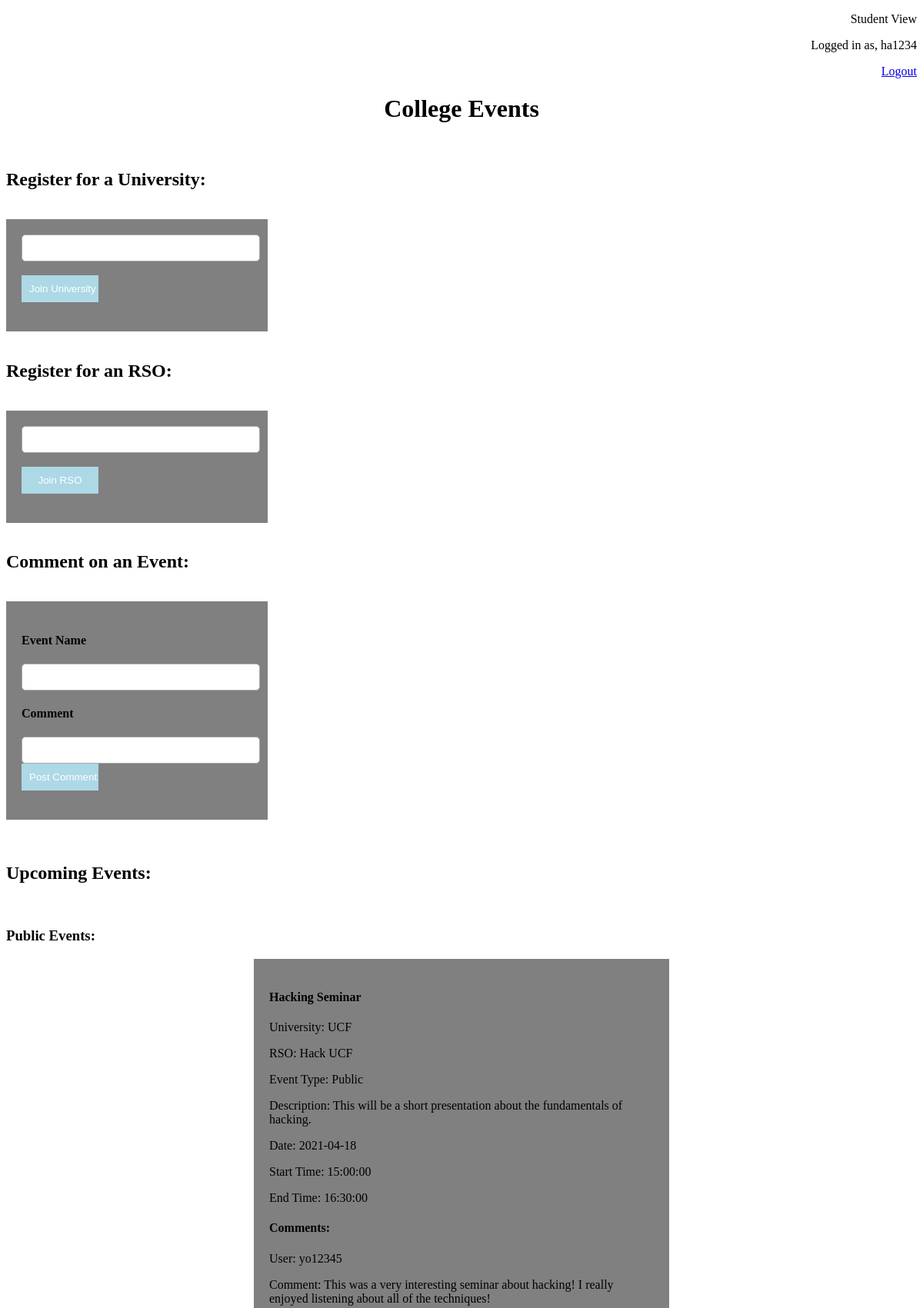
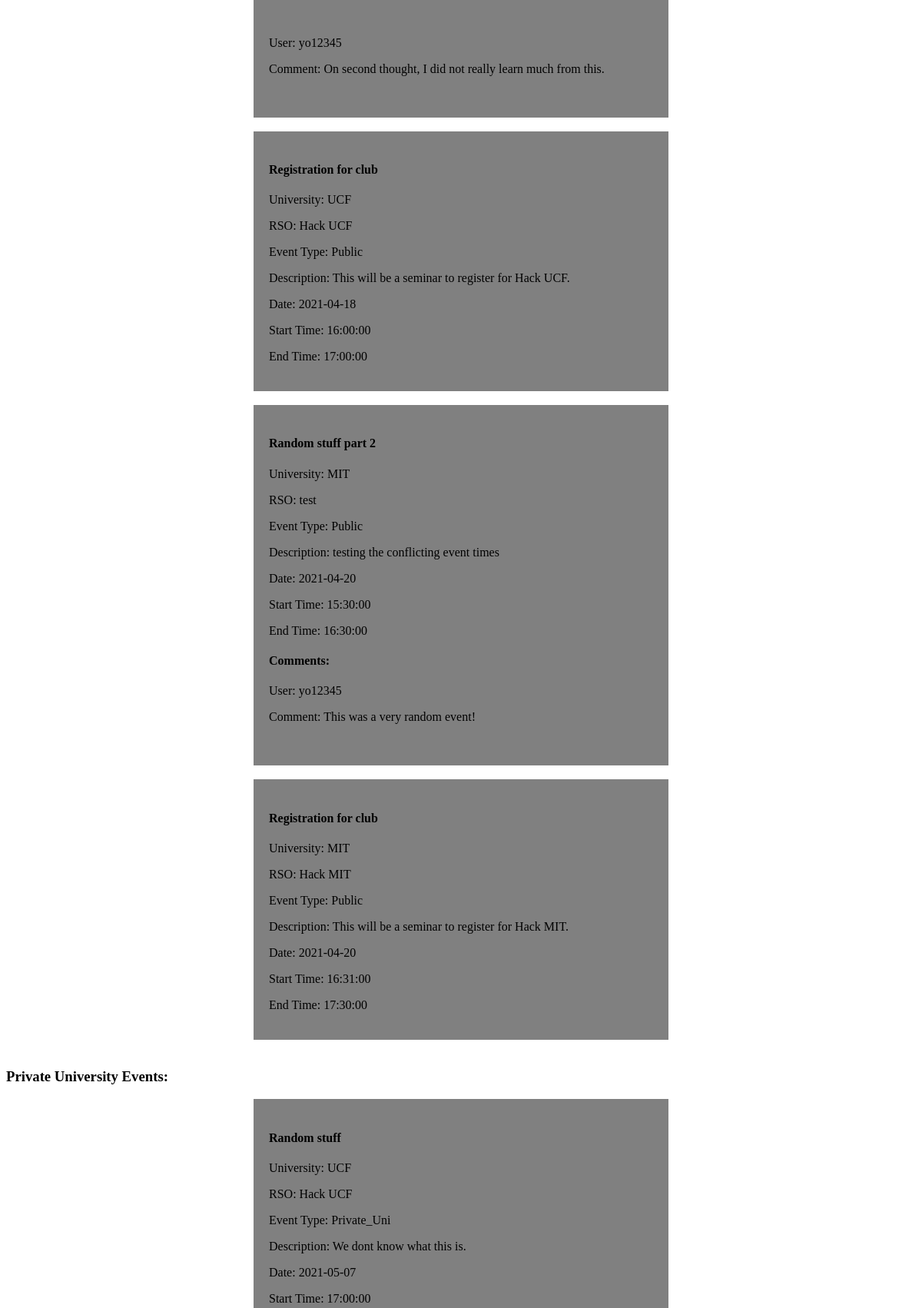
The app's page /PHP-Files/index.php (signed in, upper part) with its own data (2 pictures, top to bottom).
### tables this page shows
CREATE TABLE `students` (
  `student_id` int(11) NOT NULL,
  `student_name` varchar(20) NOT NULL,
  `student_username` varchar(20) NOT NULL,
  `student_password` varchar(20) NOT NULL,
  `rso_name` varchar(30) NOT NULL,
  `rso_id` int(11) NOT NULL,
  `university_name` varchar(30) NOT NULL
);

CREATE TABLE `events` (
  `event_id` int(11) NOT NULL,
  `location_name` varchar(50) DEFAULT NULL,
  `event_name` varchar(50) NOT NULL,
  `date` date DEFAULT NULL,
  `start_time` time DEFAULT NULL,
  `end_time` time DEFAULT NULL,
  `event_description` text NOT NULL,
  `event_type` set('Public','Private_Uni','Private_RSO','') NOT NULL,
  `rso_name` varchar(30) NOT NULL,
  `university_name` varchar(30) NOT NULL
);

CREATE TABLE `comments` (
  `comment_id` int(11) NOT NULL,
  `event_name` varchar(50) NOT NULL,
  `comment` varchar(200) NOT NULL,
  `student_username` varchar(20) NOT NULL
);

### PHP-Files/functions.php (called while the page is built, shortened)
<?php
function check_login($con)
{
	if(isset($_SESSION['student_id']))
	{
		$id = $_SESSION['student_id'];
		$query = "select * from students where student_id = '$id' limit 1";
		$result = mysqli_query($con,$query);
		if($result && mysqli_num_rows($result) > 0)
		{
			$user_data = mysqli_fetch_assoc($result);
			return $user_data;
		}
	}else if(isset($_SESSION['rso_id']))
	{
		$id = $_SESSION['rso_id'];
		$query = "select * from admin where rso_id = '$id' limit 1";
		$result = mysqli_query($con,$query);
		if($result && mysqli_num_rows($result) > 0)
		{
			$user_data = mysqli_fetch_assoc($result);
			return $user_data;
		}
	}else if(isset($_SESSION['super_admin_id']))
	{
		$id = $_SESSION['super_admin_id'];
		$query = "select * from new_super_admin where super_admin_id = '$id' limit 1";
		$result = mysqli_query($con,$query);
		if($result && mysqli_num_rows($result) > 0)
		{
			$user_data = mysqli_fetch_assoc($result);
			return $user_data;
		}
	}
	die;
}
function load_events($con)
{
	$query = "select * from events";
	$result = mysqli_query($con,$query);
	return $result;
}

### PHP-Files/index.php (the view, shortened to what this page needs)
<?php
	include("connection.php");
	include("functions.php");
	$user_data = check_login($con);
?>
<!DOCTYPE html>
<html>
<head>
</head>
<body>
	<div style="text-align:right">
	<p>Student View</p>
	<p>Logged in as, <?php echo $user_data['student_username']; ?></p>
	<a href="logout.php">Logout</a>
	</div>
	<h1 style="text-align:center">College Events</h1><br>
	<h2>Register for a University:</h2><br>
	<div id="box">
		<form method="post">
			<input id="text" type="text" name="university_name"><br><br>
			<input id="button" type="submit" name="joinUni" value="Join University"><br><br>
		</form>
	</div>
	<br>
	<h2>Register for an RSO:</h2><br>
	<div id="box">
		<form method="post">
			<input id="text" type="text" name="rso_name"><br><br>
			<input id="button" type="submit" name="joinRSO" value="Join RSO"><br><br>
		</form>
	</div>
	<br>
	<h2>Comment on an Event:</h2>
	<br>
	<div id="box">
		<form method="post">
			<h4>Event Name</h4>
			<input id="text" type="text" name="event_name"><br>
			<h4>Comment</h4>
			<input id="text" type="text" name="event_comment"><br>
			<input id="button" type="submit" name="postComment" value="Post Comment"><br><br>
		</form>
	</div>
	<br><br>
	<h2>Upcoming Events:</h2><br>
	<h3>Public Events:</h3>
	<p><?php
	$event_data = load_events($con);
	while($event = mysqli_fetch_array($event_data))
	{
		if($event['event_type'] == 'Public')
		{
			echo '<div id="events">';
			echo "<h4> {$event['event_name']} </h4>";
			echo "<p> University: {$event['university_name']} </p>";
			echo "<p> RSO: {$event['rso_name']} </p>";
			echo "<p> Event Type: {$event['event_type']} </p>";
			echo "<p> Description: {$event['event_description']} </p>";
			echo "<p> Date: {$event['date']} </p>";
			echo "<p> Start Time: {$event['start_time']} </p>";
			echo "<p> End Time: {$event['end_time']} </p>";
			$currentEvent = $event['event_name'];
			$query = "select * from comments where event_name = '$currentEvent'";
			$all_comments = mysqli_query($con,$query);
			$count = 0;
			while($currentComment = mysqli_fetch_array($all_comments))
			{
				$count = $count + 1;
			}
			$all_comments = mysqli_query($con,$query);
			if($count > 0)
			{
				echo "<h4>Comments:</h4>";
				while($currentComment = mysqli_fetch_array($all_comments))
				{
					echo "<p> User: {$currentComment['student_username']} </p>";
					echo "<p> Comment: {$currentComment['comment']} </p><br>";
				}
			}
			echo "</div>";
			echo "<br>";
		}
	}
	?></p>
	<h3>Private University Events:</h3>
	<p><?php
	$event_data = load_events($con);
	while($event = mysqli_fetch_array($event_data))
	{
		if($event['event_type'] == 'Private_Uni')
		{
			echo '<div id="events">';
			echo "<h4> {$event['event_name']} </h4>";
			echo "<p> University: {$event['university_name']} </p>";
			echo "<p> RSO: {$event['rso_name']} </p>";
			echo "<p> Event Type: {$event['event_type']} </p>";
			echo "<p> Description: {$event['event_description']} </p>";
			echo "<p> Date: {$event['date']} </p>";
			echo "<p> Start Time: {$event['start_time']} </p>";
			$currentEvent = $event['event_name'];
			$query = "select * from comments where event_name = '$currentEvent'";
			$all_comments = mysqli_query($con,$query);
			$count = 0;
			while($currentComment = mysqli_fetch_array($all_comments))
			{
				$count = $count + 1;
			}
			$all_comments = mysqli_query($con,$query);
			if($count > 0)
			{
				while($currentComment = mysqli_fetch_array($all_comments))
				{
					echo "<p> Comment: {$currentComment['comment']} </p><br>";
				}
			}
			echo "</div>";
			echo "<br>";
		}
	}
	?></p>
</body>
</html>

### PHP-Files/index.php (style rules this page uses)
#text { height: 25px; border-radius: 5px; padding: 4px; border: solid thin #aaa; width: 100%; }
#button { padding: 10px; width: 100px; color: white; background-color: lightblue; border: none; }
#box { background-color: grey; margin: left; width: 300px; padding: 20px; }
#events { background-color: grey; margin: auto; width: 500px; padding: 20px; }

### records on screen
students: student_username "ha1234"
events: event_name "Hacking Seminar", university_name "UCF", rso_name "Hack UCF", event_type "Public", event_description "This will be a short presentation about the fundamentals of hacking.", date "2021-04-18", start_time "15:00:00", end_time "16:30:00"
comments: student_username "yo12345", comment "This was a very interesting seminar about hacking! I really enjoyed listening about all of the techniques!"
comments: student_username "yo12345", comment "On second thought, I did not really learn much from this."
events: event_name "Registration for club", university_name "UCF", rso_name "Hack UCF", event_type "Public", event_description "This will be a seminar to register for Hack UCF.", date "2021-04-18", start_time "16:00:00", end_time "17:00:00"
events: event_name "Random stuff part 2", university_name "MIT", rso_name "test", event_type "Public", event_description "testing the conflicting event times", date "2021-04-20", start_time "15:30:00", end_time "16:30:00"
comments: student_username "yo12345", comment "This was a very random event!"
events: event_name "Registration for club", university_name "MIT", rso_name "Hack MIT", event_type "Public", event_description "This will be a seminar to register for Hack MIT.", date "2021-04-20", start_time "16:31:00", end_time "17:30:00"
events: event_name "Random stuff", university_name "UCF", rso_name "Hack UCF", event_type "Private_Uni", event_description "We dont know what this is.", date "2021-05-07", start_time "17:00:00"
